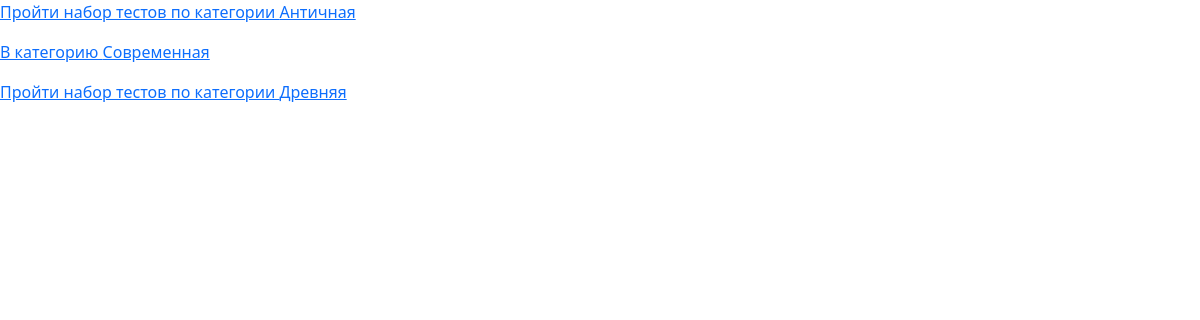
The page /quiz_list/history/ (signed in) on the database its author committed.
### quiz/models.py (models this page shows, shortened)
class UpdatedCreatedActive(models.Model):
    created = models.DateField(blank=True, null=True, default=timezone.now, verbose_name='Дата создания записи')
    updated = models.DateField(blank=True, null=True, default=timezone.now, verbose_name='Дата ред-ия записи')
    is_active = models.BooleanField(default=True, verbose_name='Активность')
    class Meta:
        abstract = True

class QuizCategory(MPTTModel, UpdatedCreatedActive):
    name = models.CharField(max_length=200, db_index=True, verbose_name='Подкатегория тестов')
    slug = models.SlugField(max_length=200, db_index=True, unique=True, verbose_name='Уникальная строка')
    parent = TreeForeignKey('self', on_delete=models.CASCADE, null=True, blank=True, related_name='children',
                            verbose_name='Категория тестов')
    def get_absolute_url(self):
        return reverse('quiz:category_quiz_list_by_category', args=[self.slug])
    def get_quizs_by_category(self):
        return reverse('quiz:quiz_by_category', args=[self.slug])
    class Meta:
        verbose_name = 'Набор тестов'
        verbose_name_plural = 'Наборы тестов'

### quiz/views.py (the view)
# urls.py: path('', views.category_list, name='catogory_quiz_list'),
@login_required
def category_list(request, category_slug=None):
    child_categories = None
    categories = None
    if category_slug:
        category = QuizCategory.objects.get(slug=category_slug)
        child_categories = category.get_children()
    else:
        categories = QuizCategory.objects.filter(is_active=True)
    context = {
        'categories': categories,
        'child_categories': child_categories,
    }
    return render(request, 'quiz/quiz_list.html', context)

### templates/quiz/quiz_list.html (shortened to what this page needs)
{% extends 'base.html' %}
{% block content %}
{% for c in child_categories %}
    {% if not c.is_leaf_node %}
    <p><a href="{{ c.get_absolute_url }}">В категорию {{ c.name }}</a></p>
        {% else %}
    <p><a href="{{ c.get_quizs_by_category }}"> Пройти набор тестов по категории {{ c.name }}</a></p>
    {% endif %}
{% endfor %}
{% endblock content %}

### rows shown on the page
QuizCategory: name "Античная"
QuizCategory: name "Современная"
QuizCategory: name "Древняя"
